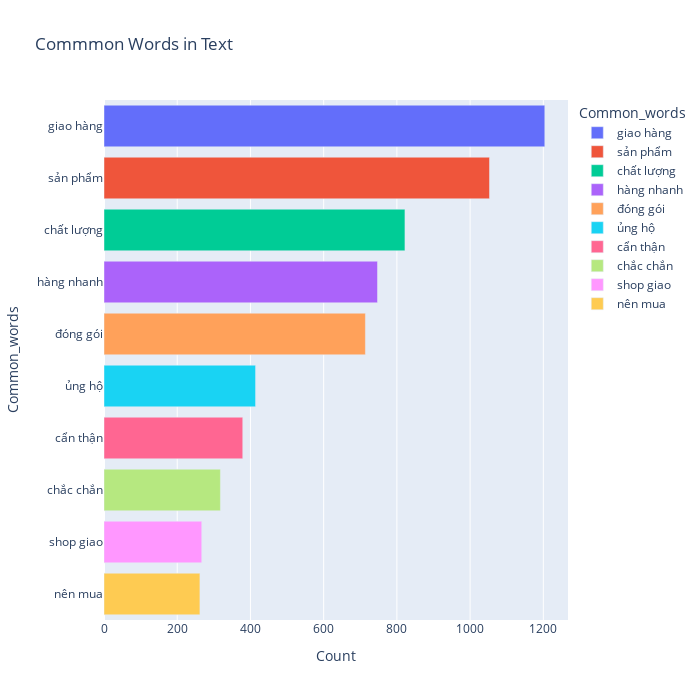

Notebook code cell kept with this figure:
### Code cell
plotCommonWord('positive',10,2)

### Figure 1 — Plotly figure (JSON) as saved in the notebook; plotly's stock layout.template omitted (floating-point values rounded to 4 significant figures)
{"data": [{"alignmentgroup": "True", "hovertemplate": "Common_words=%{y}<br>Count=%{x}<extra></extra>", "legendgroup": "giao hàng", "marker": {"color": "#636efa", "pattern": {"shape": ""}}, "name": "giao hàng", "offsetgroup": "giao hàng", "orientation": "h", "showlegend": true, "textposition": "auto", "type": "bar", "x": [1204], "xaxis": "x", "y": ["giao hàng"], "yaxis": "y"}, {"alignmentgroup": "True", "hovertemplate": "Common_words=%{y}<br>Count=%{x}<extra></extra>", "legendgroup": "sản phẩm", "marker": {"color": "#EF553B", "pattern": {"shape": ""}}, "name": "sản phẩm", "offsetgroup": "sản phẩm", "orientation": "h", "showlegend": true, "textposition": "auto", "type": "bar", "x": [1053], "xaxis": "x", "y": ["sản phẩm"], "yaxis": "y"}, {"alignmentgroup": "True", "hovertemplate": "Common_words=%{y}<br>Count=%{x}<extra></extra>", "legendgroup": "chất lượng", "marker": {"color": "#00cc96", "pattern": {"shape": ""}}, "name": "chất lượng", "offsetgroup": "chất lượng", "orientation": "h", "showlegend": true, "textposition": "auto", "type": "bar", "x": [822], "xaxis": "x", "y": ["chất lượng"], "yaxis": "y"}, {"alignmentgroup": "True", "hovertemplate": "Common_words=%{y}<br>Count=%{x}<extra></extra>", "legendgroup": "hàng nhanh", "marker": {"color": "#ab63fa", "pattern": {"shape": ""}}, "name": "hàng nhanh", "offsetgroup": "hàng nhanh", "orientation": "h", "showlegend": true, "textposition": "auto", "type": "bar", "x": [747], "xaxis": "x", "y": ["hàng nhanh"], "yaxis": "y"}, {"alignmentgroup": "True", "hovertemplate": "Common_words=%{y}<br>Count=%{x}<extra></extra>", "legendgroup": "đóng gói", "marker": {"color": "#FFA15A", "pattern": {"shape": ""}}, "name": "đóng gói", "offsetgroup": "đóng gói", "orientation": "h", "showlegend": true, "textposition": "auto", "type": "bar", "x": [714], "xaxis": "x", "y": ["đóng gói"], "yaxis": "y"}, {"alignmentgroup": "True", "hovertemplate": "Common_words=%{y}<br>Count=%{x}<extra></extra>", "legendgroup": "ủng hộ", "marker": {"color": "#19d3f3", "pattern": {"shape": ""}}, "name": "ủng hộ", "offsetgroup": "ủng hộ", "orientation": "h", "showlegend": true, "textposition": "auto", "type": "bar", "x": [414], "xaxis": "x", "y": ["ủng hộ"], "yaxis": "y"}, {"alignmentgroup": "True", "hovertemplate": "Common_words=%{y}<br>Count=%{x}<extra></extra>", "legendgroup": "cẩn thận", "marker": {"color": "#FF6692", "pattern": {"shape": ""}}, "name": "cẩn thận", "offsetgroup": "cẩn thận", "orientation": "h", "showlegend": true, "textposition": "auto", "type": "bar", "x": [379], "xaxis": "x", "y": ["cẩn thận"], "yaxis": "y"}, {"alignmentgroup": "True", "hovertemplate": "Common_words=%{y}<br>Count=%{x}<extra></extra>", "legendgroup": "chắc chắn", "marker": {"color": "#B6E880", "pattern": {"shape": ""}}, "name": "chắc chắn", "offsetgroup": "chắc chắn", "orientation": "h", "showlegend": true, "textposition": "auto", "type": "bar", "x": [318], "xaxis": "x", "y": ["chắc chắn"], "yaxis": "y"}, {"alignmentgroup": "True", "hovertemplate": "Common_words=%{y}<br>Count=%{x}<extra></extra>", "legendgroup": "shop giao", "marker": {"color": "#FF97FF", "pattern": {"shape": ""}}, "name": "shop giao", "offsetgroup": "shop giao", "orientation": "h", "showlegend": true, "textposition": "auto", "type": "bar", "x": [267], "xaxis": "x", "y": ["shop giao"], "yaxis": "y"}, {"alignmentgroup": "True", "hovertemplate": "Common_words=%{y}<br>Count=%{x}<extra></extra>", "legendgroup": "nên mua", "marker": {"color": "#FECB52", "pattern": {"shape": ""}}, "name": "nên mua", "offsetgroup": "nên mua", "orientation": "h", "showlegend": true, "textposition": "auto", "type": "bar", "x": [262], "xaxis": "x", "y": ["nên mua"], "yaxis": "y"}], "layout": {"barmode": "relative", "height": 700, "legend": {"title": {"text": "Common_words"}, "tracegroupgap": 0}, "title": {"text": "Commmon Words in Text"}, "width": 700, "xaxis": {"anchor": "y", "domain": [0, 1], "title": {"text": "Count"}}, "yaxis": {"anchor": "x", "categoryarray": ["nên mua", "shop giao", "chắc chắn", "cẩn thận", "ủng hộ", "đóng gói", "hàng nhanh", "chất lượng", "sản phẩm", "giao hàng"], "categoryorder": "array", "domain": [0, 1], "title": {"text": "Common_words"}}}}
